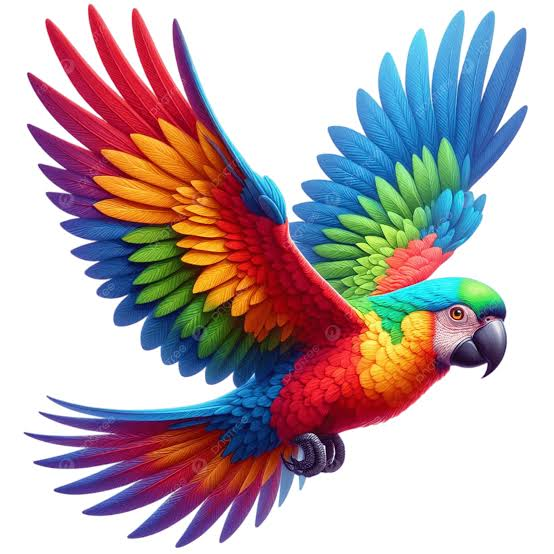
#> input picture LAB-4/images/parrot.png, 554 x 554 px
$ jupyter execute lab5.ipynb
#> lines starting #> are read from the running program, lines starting #| are printed output that depends on the picture; after the words box and inside, x2 and y2 are one past the last pixel; in counts of white or black regions, pixels touching at a corner belong together
[cell 1]
import cv2
import matplotlib.pyplot as plt

# Load the image in grayscale
img = cv2.imread('images/parrot.png', cv2.IMREAD_GRAYSCALE)
#> img: shape (554, 554); min 0, max 255, mean 176.6
plt.imshow(img, cmap='gray')
plt.axis('off')
plt.title('Original Image')
plt.show()

[cell 2]
threshold_values = [0, 50, 100, 150, 200]

plt.figure(figsize=(15, 8))

for i, threshold_value in enumerate(threshold_values):
    ret, thresh = cv2.threshold(img, threshold_value, 255, cv2.THRESH_BINARY)

    plt.subplot(2, 3, i + 1)
    plt.imshow(thresh, cmap='gray')
    plt.title(f'Threshold = {threshold_value}')
    plt.axis('off')
#> this loop made 5 passes
#> ret on passes 1 to 5: 0, 50, 100, 150, 200
#> pass 1, `ret, thresh = cv2.threshold(img, threshold_value, 255, cv2.THRESH_BINA..`:
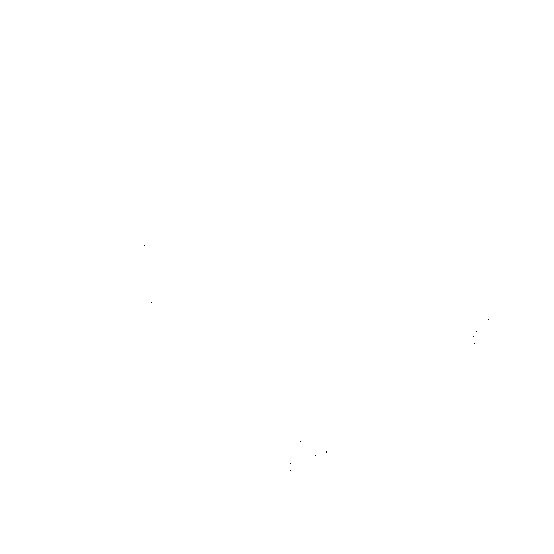
#> thresh: shape (554, 554); 100% white; black in thin lines or dots, all inside (x1, y1, x2, y2) = (144, 245, 489, 471)

plt.subplot(2, 3, 6)
plt.imshow(img, cmap='gray')
plt.title('Original Image')
plt.axis('off')

plt.tight_layout()
plt.show()

[cell 3]
import matplotlib.pyplot as plt
import numpy as np
from skimage import data, exposure

img = data.moon()
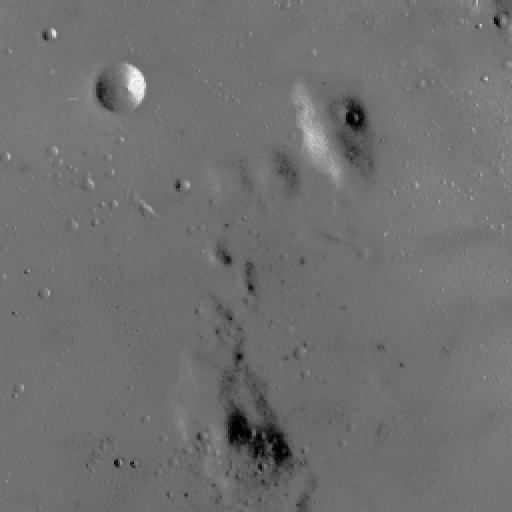
#> input picture skimage.data.moon(), 512 x 512 px
#> img is the input picture: shape (512, 512); min 0, max 255, mean 112.2

plt.imshow(img, cmap='gray')
plt.axis('off')
plt.title('Original Moon Image')
plt.show()

[cell 4]
p2, p98 = np.percentile(img, (2, 98))
#> p2 = 78; p98 = 129

img_rescale = exposure.rescale_intensity(
    img,
    in_range=(p2, p98)
)
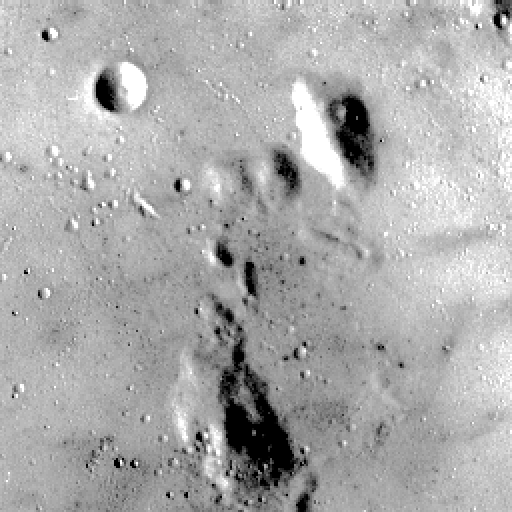
#> img_rescale: shape (512, 512); min 0, max 255, mean 171.5

[cell 5]
fig = plt.figure(figsize=(10, 7))

fig.add_subplot(2, 1, 1)
plt.imshow(img, cmap='gray')
plt.axis('off')
plt.title('Original Image')

fig.add_subplot(2, 1, 2)
plt.hist(img.flat, bins=256, range=(0, 255))
plt.xlabel('Gray level values')
plt.ylabel('Number of pixels')

plt.tight_layout()
plt.show()
#> figure, not shown here; panel 2: tallest bar 23296 high, from x = 114.6 to 115.5

[cell 6]
fig = plt.figure(figsize=(10, 7))

fig.add_subplot(2, 1, 1)
plt.imshow(img_rescale, cmap='gray')
plt.axis('off')
plt.title('Contrast Stretch')

fig.add_subplot(2, 1, 2)
plt.hist(img_rescale.flat, bins=256, range=(0, 255))
plt.xlabel('Gray level values')
plt.ylabel('Number of pixels')

plt.tight_layout()
plt.show()
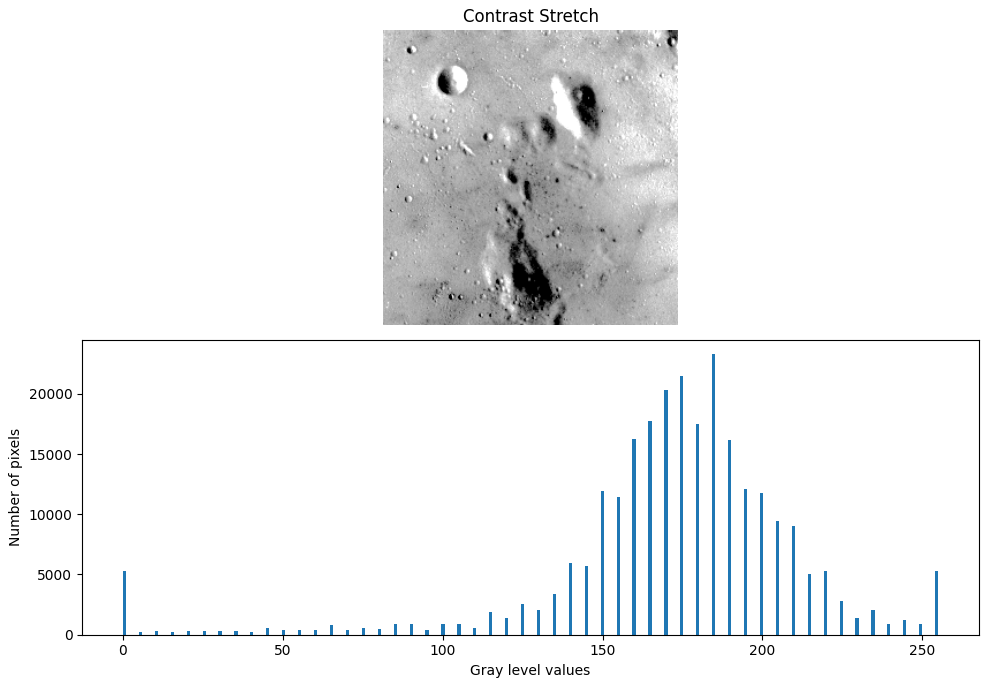
#> figure drawn by matplotlib, 2 panels; panel 2: tallest bar 23296 high, from x = 184.3 to 185.3

[cell 7]
p3, p80 = np.percentile(img, (3, 80))
#> p3 = 87; p80 = 118

img_rescale_3_80 = exposure.rescale_intensity(
    img,
    in_range=(p3, p80)
)
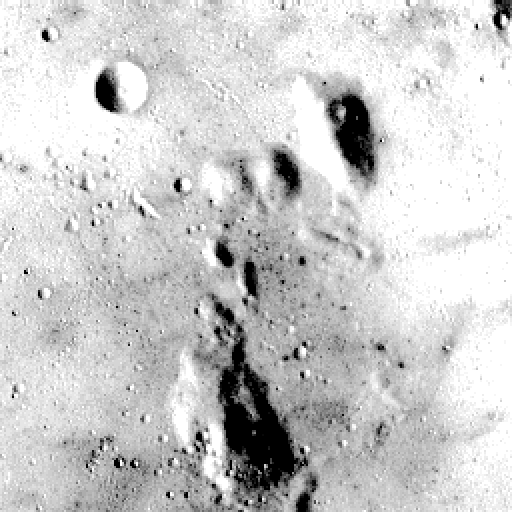
#> img_rescale_3_80: shape (512, 512); min 0, max 255, mean 203.7

plt.figure(figsize=(10, 7))

plt.subplot(2, 1, 1)
plt.imshow(img_rescale_3_80, cmap='gray')
plt.axis('off')
plt.title('Contrast Stretch: 3rd and 80th Percentiles')

plt.subplot(2, 1, 2)
plt.hist(img_rescale_3_80.flat, bins=256, range=(0, 255))
plt.xlabel('Gray level values')
plt.ylabel('Number of pixels')
plt.title('Histogram')

plt.tight_layout()
plt.show()
#> figure, not shown here; panel 2: tallest bar 55088 high, from x = 254 to 255

[cell 8]
img_equalized = exposure.equalize_hist(img)
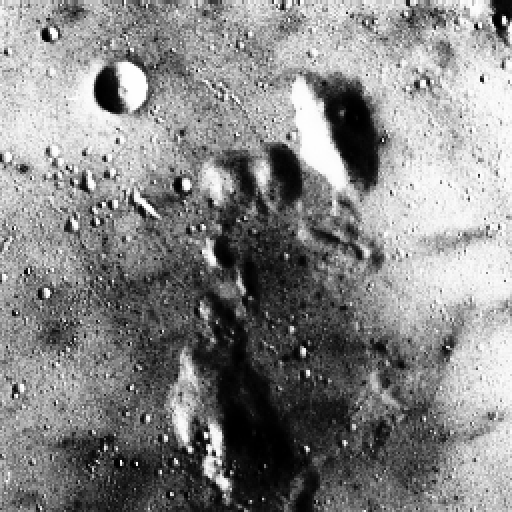
#> img_equalized: shape (512, 512) float64; min 0.000916, max 1, mean 0.525

plt.figure(figsize=(10, 7))

plt.subplot(2, 1, 1)
plt.imshow(img_equalized, cmap='gray')
plt.axis('off')
plt.title('Histogram Equalized Image')

plt.subplot(2, 1, 2)
plt.hist(img_equalized.flat, bins=256, range=(0, 1))
plt.xlabel('Intensity')
plt.ylabel('Number of pixels')
plt.title('Equalized Histogram')

plt.tight_layout()
plt.show()
#> figure, not shown here; panel 2: tallest bar 23296 high, from x = 0.68 to 0.684

[cell 9]
from skimage import data, exposure
import matplotlib.pyplot as plt

reference = data.rocket()
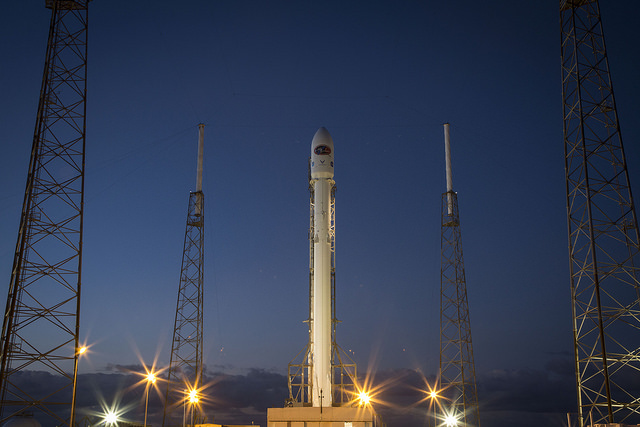
#> input picture skimage.data.rocket(), 640 x 427 px
#> reference is the input picture: shape (427, 640, 3); mean R, G, B 52.3, 61.3, 82.3
image = data.chelsea()
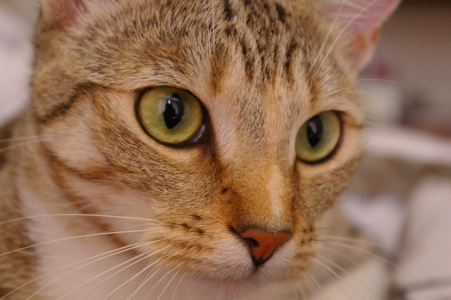
#> input picture skimage.data.chelsea(), 451 x 300 px
#> image is the input picture: shape (300, 451, 3); mean R, G, B 147.7, 111.4, 86.8

plt.figure(figsize=(12, 5))

plt.subplot(1, 2, 1)
plt.imshow(reference)
plt.title('Reference: Rocket')
plt.axis('off')

plt.subplot(1, 2, 2)
plt.imshow(image)
plt.title('Image: Chelsea')
plt.axis('off')

plt.tight_layout()
plt.show()

[cell 10]
matched = exposure.match_histograms(
    image,
    reference,
    channel_axis=-1
)
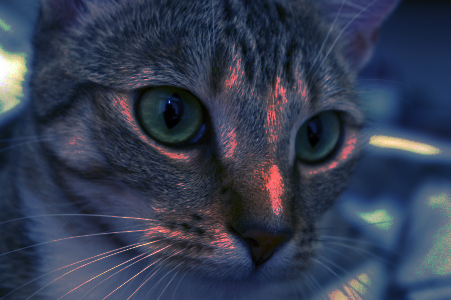
#> matched: shape (300, 451, 3); mean R, G, B 52.1, 60.8, 81.7

plt.figure(figsize=(15, 5))

plt.subplot(1, 3, 1)
plt.imshow(image)
plt.title('Original Chelsea')
plt.axis('off')

plt.subplot(1, 3, 2)
plt.imshow(reference)
plt.title('Reference Rocket')
plt.axis('off')

plt.subplot(1, 3, 3)
plt.imshow(matched)
plt.title('Histogram Matched')
plt.axis('off')

plt.tight_layout()
plt.show()

[cell 11]
plt.figure(figsize=(15, 5))

plt.subplot(1, 3, 1)
plt.hist(image.ravel(), bins=256)
plt.title('Chelsea Histogram')

plt.subplot(1, 3, 2)
plt.hist(reference.ravel(), bins=256)
plt.title('Rocket Histogram')

plt.subplot(1, 3, 3)
plt.hist(matched.ravel(), bins=256)
plt.title('Matched Histogram')

plt.tight_layout()
plt.show()
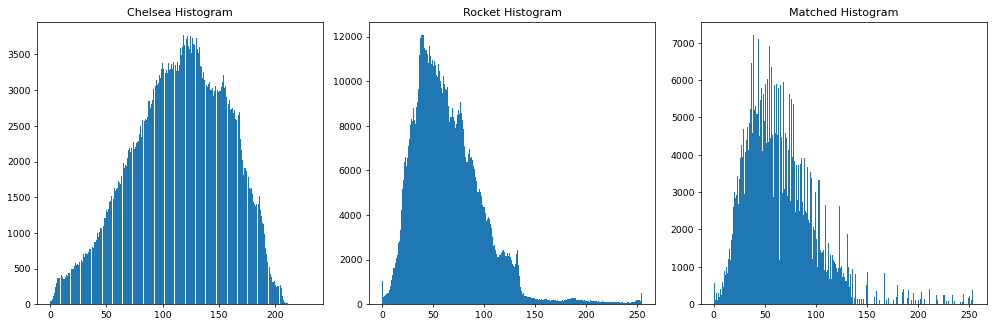
#> figure drawn by matplotlib, 3 panels; panel 1: tallest bar 3773 high, from x = 118.2 to 119.1; panel 2: tallest bar 12070 high, from x = 39.84 to 40.84; panel 3: tallest bar 7206 high, from x = 38.85 to 39.84
